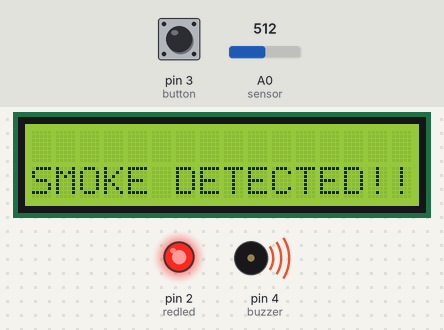
Bench run of a sketch on a simulated Arduino Uno, built with avr-gcc and run on an emulated ATmega328P. Parts: 16×2 character LCD, output pins drawn as LEDs (lit = HIGH), buzzer (waves = sounding). The inputs (shaded band) are chosen by the test bench; at power-on: A0 (sensor) = 512, pin 3 (button) LOW. What the sketch prints to the serial monitor is not drawn.

Above: at 1.2 s.
1.3 s: A0 (sensor) set to 418
7.3 s: A0 (sensor) set to 391
At 11.3 s:
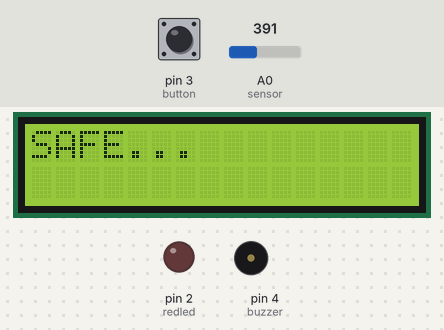
12.0 s: pin 3 (button) pulled HIGH for 3 s
At 15.8 s:
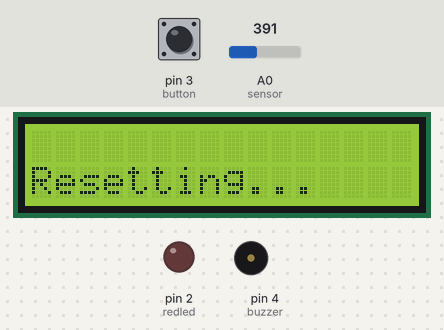
21.1 s: A0 (sensor) set to 410
At 24.7 s:
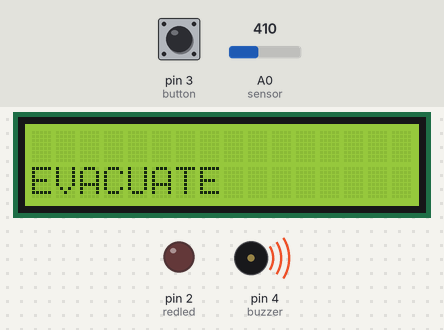
Timing chart, 0 to 26.6 s (numbered marks = the images above; inputs shaded):
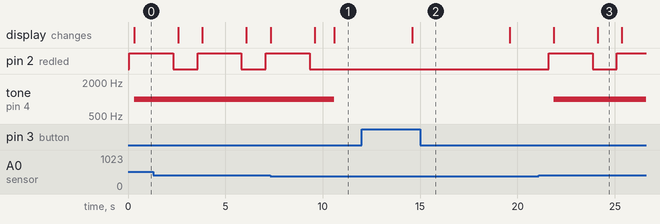

Measured:
- the behaviour switches between 401 and 400 on A0 (sensor) (found by bisection; images 0 and 1)
- after the input at 7.3 s, pin 2 (redled): goes on until 9.3 s, then stays LOW; tone on pin 4 (buzzer): 1000 Hz → silent after 3.3 s; the display: first differs from a run without the input after 3.3 s (image 1)
- after the input at 12.0 s, the display: changes after 2.6 s (image 2)
- after the input at 21.1 s, pin 2 (redled): LOW → HIGH after 0.50 s, → LOW 2.3 s later, → HIGH 1.3 s later; tone on pin 4 (buzzer): silent → 1000 Hz after 0.75 s; the display: first changes after 0.76 s (image 3 shows a later state)
- by itself, pin 2 (redled): alternates HIGH for 2.3 s and LOW for 1.3 s

The sketch:

copy_of_project_iot1.ino
```cpp
#include <LiquidCrystal.h>

LiquidCrystal lcd(5,6,10,9,8,7);
int button = 3;
int redled = 2;
int sensor = A0;
int buzzer = 4;
int switchstate = 0;
void setup()
{
  pinMode(redled,OUTPUT);
  pinMode(sensor,INPUT);
  pinMode(buzzer,OUTPUT);
  pinMode(button,INPUT);
  Serial.begin(9600);
  lcd.begin(16,2);
}

void loop()
{
  int analogValue = analogRead(sensor);
  Serial.print(analogValue);
  switchstate = digitalRead(3);
  if(analogValue>400)
  {
    digitalWrite(redled, HIGH);
    delay(250);
    tone(buzzer, 1000, 10000);
    lcd.clear();
    lcd.setCursor(0,1);
    lcd.print("SMOKE DETECTED!!");
    delay(2000);
    digitalWrite(redled, LOW);
    delay(250);
    lcd.clear();
    lcd.setCursor(0,1);
    lcd.print("EVACUATE");
    delay(1000);
  }
  else
  {
    digitalWrite(redled, LOW);
    noTone(buzzer);
    lcd.clear();
    lcd.setCursor(0,0);
    lcd.print("SAFE...");
    delay(2000);
  }
  if(switchstate == HIGH)
  {
    noTone(buzzer);
    lcd.clear();
    lcd.setCursor(0,1);
    lcd.print("Resetting...");
    delay(5000);
  }
}
```
